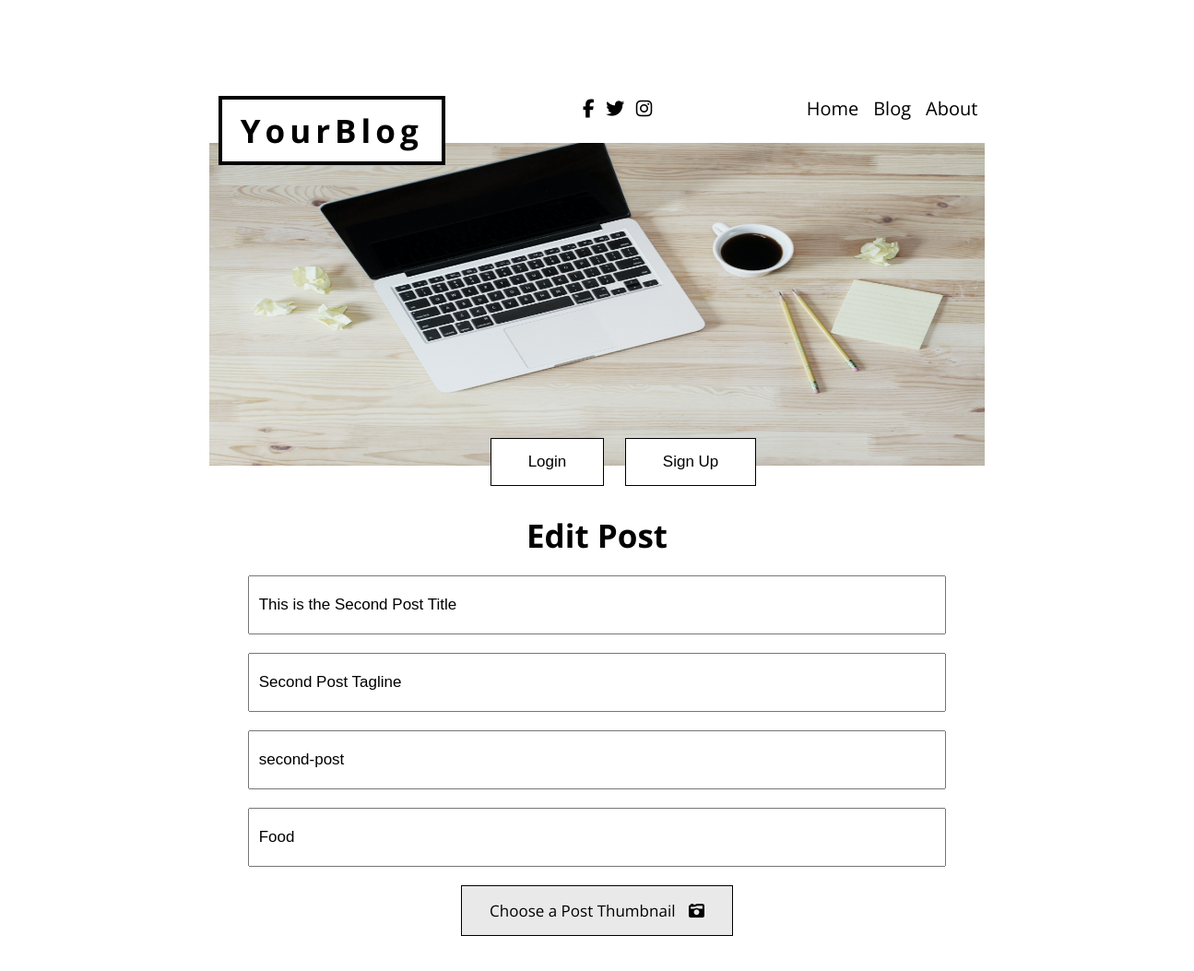
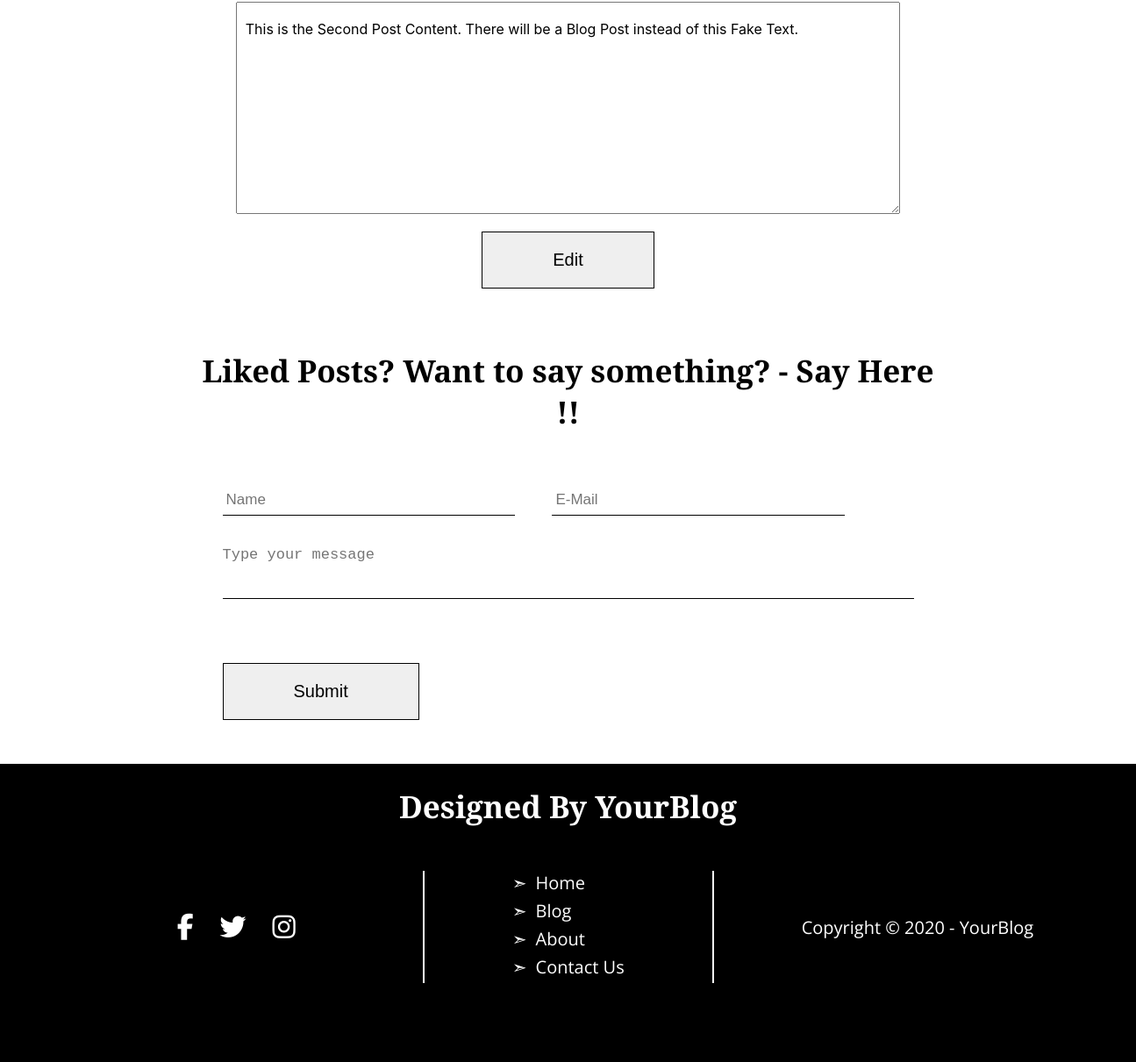
Page /editPost/10 on the committed database (2 pictures, top to bottom).
### blog/models.py (models this page shows, shortened)
class Post(models.Model):
    serial_no = models.AutoField(primary_key=True)
    title = models.CharField(max_length=120, null=False)
    tagline = models.CharField(max_length=100)
    slug = models.SlugField(max_length=50, null=False)
    author = models.CharField(max_length=50, null=False)
    category = models.CharField(max_length=20, default="", null=False)
    content = models.TextField()
    thumbnail_image = models.ImageField(upload_to = "blog", blank= True)
    timestamp = models.DateTimeField(default=now)

### home/views.py (the view)
# urls.py: path("editPost/<str:serial_no>", views.editPost, name="editPost"),
def editPost(request, serial_no):
    if request.method == "POST":
        title = request.POST.get("title")
        tagline = request.POST.get("tagline")
        post_slug = request.POST.get("slug")
        content = request.POST.get("content")
        author = request.user
        category = request.POST.get("category")
        timestamp = datetime.now()
        imageForm = ImageForm(request.POST, request.FILES)
        if serial_no == "0":
            if imageForm.is_valid():
                formImage = imageForm.cleaned_data["image"]
                new_post = Post(title=title, tagline=tagline, slug=post_slug, content=content, author=author, category=category, timestamp=timestamp, thumbnail_image=formImage)
            else:
                new_post = Post(title=title, tagline=tagline, slug=post_slug, content=content, author=author, category=category, timestamp=timestamp)
            new_post.save()
            return redirect("/dashboard")
        else:
            if imageForm.is_valid():
                formImage = imageForm.cleaned_data["image"]
                post = Post.objects.filter(serial_no= serial_no).first()
                post.thumbnail_image = formImage
            else:
                post = Post.objects.filter(serial_no= serial_no).first()
            post.title = title
            post.tagline = tagline
            post.slug = post_slug
            post.content = content
            post.category = category
            post.save()
            return redirect(f"/editPost/{serial_no}")
    else:
        imageForm = ImageForm()
    post = Post.objects.filter(serial_no= serial_no).first()
    context = {"post":post, "serial_no":serial_no, "form":imageForm}
    return render(request, "blog/editPost.html", context)

### blog/forms.py
class ImageForm(forms.Form):
    image = forms.ImageField(required=False, widget=forms.FileInput(attrs={"hidden":True}))

### templates/blog/editPost.html (shortened to what this page needs)
{% extends 'base.html' %}
{% block body %}
<div class="container">
    <h1 class="lg-heading text-center">Edit Post</h1>
    <form action="/editPost/{{serial_no}}" method="POST" enctype="multipart/form-data">{% csrf_token %}
        <div class="editForm flex-column">
        <input type="text" name="title" placeholder="Title" value="{{post.title}}">
        <input type="text" name="tagline" placeholder="Tagline" value="{{post.tagline}}">
        <input type="slug" name="slug" placeholder="Slug" value="{{post.slug}}">
        <input type="text" class="category-input" name="category" placeholder="category" value="{{post.category}}">
        <label for="id_image">Choose a Post Thumbnail <span><i class="	fas fa-camera-retro"></i></span></label>
        <textarea name="content" id="editTextarea" cols="30" rows="10" placeholder="Content">{{post.content}}</textarea>
        <div class="submit-btn">
        <button type="submit" class="btn"> Edit </button>
    </div>
    </div>
    </form>
</div>
{% endblock body %}

### static/home/css/style.css (style rules this page uses)
* { box-sizing: border-box; margin: 0; padding: 0; }
html { font-size: 62.5%; font-family: 'Open Sans', sans-serif; }
.container { max-width: 1100px; width: 65%; margin: 0 auto; }
.flex-column { display: flex; flex-direction: column; align-items: center; justify-content: center; }
.text-center { text-align: center; }
.lg-heading { font-size: 3.5rem; }
.btn { margin: 50px 0; font-size: 20px; padding: 20px 80px; text-transform: capitalize; border: 1px solid black; cursor: pointer; }
.editForm input { width: 90%; padding: 20px 10px; margin-top: 20px; outline: none; font-size: 17px; }
.editForm textarea { width: 90%; padding: 20px 10px; margin-top: 20px; outline: none; font-family: -apple-system, BlinkMacSystemFont, 'Segoe UI', Roboto, Oxygen, Ubuntu, Cantarell, 'Open Sans', 'Helvetica Neue', sans-serif; font-size: 16px; }
.editForm .submit-btn .btn { margin: 20px 0 10px 0; }
label { border: 1px solid black; background-color: rgb(233, 233, 233); font-size: 17px; padding: 15px 30px; cursor: pointer; margin-bottom: 20px; }
label i { margin-left: 10px; }
.category-input { margin-bottom: 20px; }

### rows in the picture
Post: title "This is the Second Post Title", tagline "Second Post Tagline", slug "second-post", category "Food", content "This is the Second Post Content. There will be a Blog Post instead of this Fake Text."
